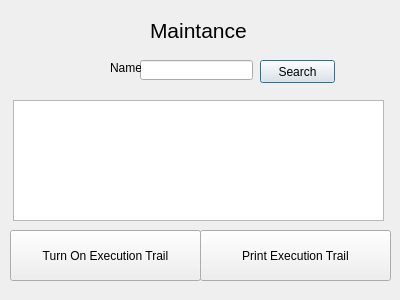
<?xml version="1.0" encoding="UTF-8"?>
<ui version="4.0">
 <class>MaintenanceWindow</class>
 <widget class="QDialog" name="MaintenanceWindow">
  <property name="geometry">
   <rect>
    <x>0</x>
    <y>0</y>
    <width>400</width>
    <height>300</height>
   </rect>
  </property>
  <property name="windowTitle">
   <string>Dialog</string>
  </property>
  <widget class="QLineEdit" name="searchIn">
   <property name="geometry">
    <rect>
     <x>140</x>
     <y>60</y>
     <width>113</width>
     <height>20</height>
    </rect>
   </property>
  </widget>
  <widget class="QPushButton" name="searchBtn">
   <property name="geometry">
    <rect>
     <x>260</x>
     <y>60</y>
     <width>75</width>
     <height>23</height>
    </rect>
   </property>
   <property name="text">
    <string>Search</string>
   </property>
  </widget>
  <widget class="QTextEdit" name="customerInfo">
   <property name="geometry">
    <rect>
     <x>13</x>
     <y>100</y>
     <width>371</width>
     <height>121</height>
    </rect>
   </property>
  </widget>
  <widget class="QPushButton" name="pushButton">
   <property name="geometry">
    <rect>
     <x>10</x>
     <y>230</y>
     <width>191</width>
     <height>51</height>
    </rect>
   </property>
   <property name="text">
    <string>Turn On Execution Trail</string>
   </property>
  </widget>
  <widget class="QLabel" name="label">
   <property name="geometry">
    <rect>
     <x>110</x>
     <y>60</y>
     <width>31</width>
     <height>16</height>
    </rect>
   </property>
   <property name="text">
    <string>Name</string>
   </property>
  </widget>
  <widget class="QLabel" name="label_2">
   <property name="geometry">
    <rect>
     <x>150</x>
     <y>20</y>
     <width>101</width>
     <height>21</height>
    </rect>
   </property>
   <property name="font">
    <font>
     <pointsize>16</pointsize>
    </font>
   </property>
   <property name="text">
    <string>Maintance</string>
   </property>
  </widget>
  <widget class="QPushButton" name="pushButton_2">
   <property name="geometry">
    <rect>
     <x>200</x>
     <y>230</y>
     <width>191</width>
     <height>51</height>
    </rect>
   </property>
   <property name="text">
    <string>Print Execution Trail</string>
   </property>
  </widget>
 </widget>
 <resources/>
 <connections/>
</ui>
